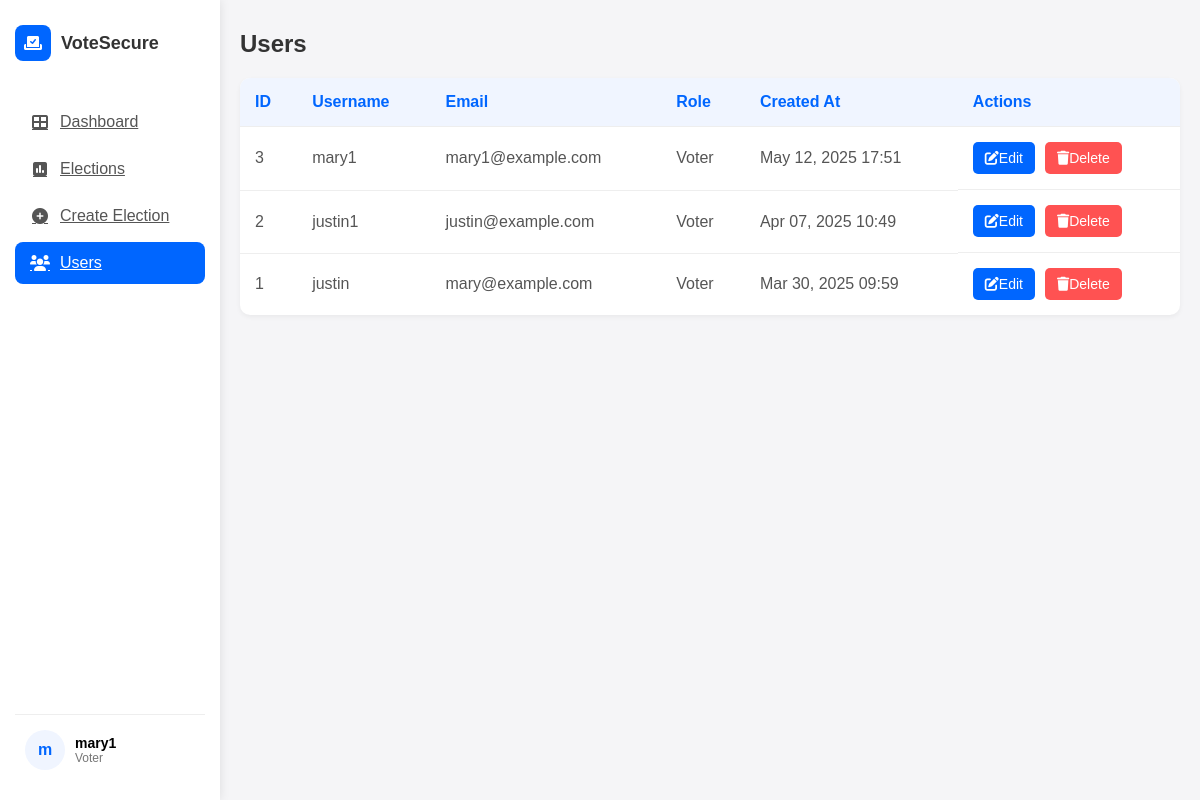
The page /users.php?error=invalid_id (signed in) on the database its author committed.
### tables this page shows
CREATE TABLE `users` (
  `id` int(11) NOT NULL AUTO_INCREMENT,
  `username` varchar(50) NOT NULL,
  `email` varchar(100) NOT NULL,
  `password` varchar(255) NOT NULL,
  `created_at` timestamp NULL DEFAULT current_timestamp(),
  `role` varchar(50) NOT NULL DEFAULT 'voter',
  PRIMARY KEY (`id`),
  UNIQUE KEY `username` (`username`),
  UNIQUE KEY `email` (`email`)
);

### users.php (the view, shortened to what this page needs)
<?php
include 'db_connect.php';
$user_id = $_SESSION['user_id'];
$stmt = $conn->prepare("SELECT username, role FROM users WHERE id = ?");
$stmt->bind_param("i", $user_id);
$stmt->execute();
$result = $stmt->get_result();
$user = $result->fetch_assoc();
$users_query = $conn->query("SELECT id, username, email, role, created_at FROM users ORDER BY created_at DESC");
$users = [];
while ($row = $users_query->fetch_assoc()) {
    $users[] = $row;
}
?>
<!DOCTYPE html>
<html lang="en">
<head>
    <link rel="stylesheet" href="https://cdnjs.cloudflare.com/ajax/libs/font-awesome/6.0.0/css/all.min.css">
</head>
<body>
    <div class="sidebar">
        <div class="logo-container">
            <div class="logo">
                <i class="fas fa-vote-yea"></i>
            </div>
            <div class="logo-text">VoteSecure</div>
        </div>
        <div class="nav-menu">
            <a href="dashboard.php" class="nav-item">
                <i class="fas fa-th-large"></i>
                <span class="nav-text">Dashboard</span>
            </a>
            <a href="elections.php" class="nav-item">
                <i class="fas fa-poll"></i>
                <span class="nav-text">Elections</span>
            </a>
            <a href="create_election.php" class="nav-item">
                <i class="fas fa-plus-circle"></i>
                <span class="nav-text">Create Election</span>
            </a>
            <a href="users.php" class="nav-item active">
                <i class="fas fa-users"></i>
                <span class="nav-text">Users</span>
            </a>
        </div>
        <div class="user-profile">
            <div class="user-avatar">
                <?php
                if ($user) {
                    echo '<div style="width:100%;height:100%;display:flex;justify-content:center;align-items:center;background-color:#f0f5ff;color:#0066ff;font-weight:bold;">' . substr($user['username'], 0, 1) . '</div>';
                } else {
                    echo '<i class="fas fa-user"></i>';
                }
                ?>
            </div>
            <div class="user-info">
                <div class="user-name"><?php echo $user ? $user['username'] : 'User'; ?></div>
                <div class="user-role"><?php echo $user ? ucfirst($user['role']) : 'Role'; ?></div>
            </div>
        </div>
    </div>
    <div class="main-content">
        <div class="header">
            <div class="page-title">Users</div>
        </div>
        <table class="users-table">
            <thead>
                <tr>
                    <th>ID</th>
                    <th>Username</th>
                    <th>Email</th>
                    <th>Role</th>
                    <th>Created At</th>
                    <th>Actions</th>
                </tr>
            </thead>
            <tbody>
                <?php if (count($users) > 0) { ?>
                    <?php foreach ($users as $user) { ?>
                        <tr>
                            <td><?php echo $user['id']; ?></td>
                            <td><?php echo htmlspecialchars($user['username']); ?></td>
                            <td><?php echo htmlspecialchars($user['email']); ?></td>
                            <td><?php echo ucfirst($user['role']); ?></td>
                            <td><?php echo date('M d, Y H:i', strtotime($user['created_at'])); ?></td>
                            <td class="action-buttons">
                                <a href="edit_user.php?id=<?php echo $user['id']; ?>" class="btn-action btn-edit">
                                    <i class="fas fa-edit"></i> Edit
                                </a>
                                <a href="delete_user.php?id=<?php echo $user['id']; ?>" class="btn-action btn-delete" onclick="return confirm('Are you sure you want to delete this user?');">
                                    <i class="fas fa-trash"></i> Delete
                                </a>
                            </td>
                        </tr>
                    <?php } ?>
                <?php } else { ?>
                    <tr>
                        <td colspan="6" style="text-align: center; padding: 30px;">No users found.</td>
                    </tr>
                <?php } ?>
            </tbody>
        </table>
    </div>
</body>
</html>

### users.php (style rules this page uses)
* { margin: 0; padding: 0; box-sizing: border-box; font-family: Arial, sans-serif; }
body { background-color: #f5f5f7; display: flex; min-height: 100vh; }
.sidebar { width: 220px; background-color: white; box-shadow: 0 0 10px rgba(0, 0, 0, 0.1); padding: 15px; display: flex; flex-direction: column; position: fixed; height: 100vh; }
.logo-container { display: flex; align-items: center; padding: 10px 0 20px 0; }
.logo { background-color: #0066ff; color: white; width: 36px; height: 36px; border-radius: 8px; display: flex; justify-content: center; align-items: center; margin-right: 10px; }
.logo-text { font-weight: bold; font-size: 18px; color: #333; }
.nav-menu { margin-top: 20px; flex-grow: 1; }
.nav-item { display: flex; align-items: center; padding: 12px 15px; margin-bottom: 5px; border-radius: 8px; cursor: pointer; color: #555; transition: all 0.3s ease; }
.nav-item.active { background-color: #0066ff; color: white; }
.nav-item i { margin-right: 10px; width: 20px; text-align: center; }
.user-profile { display: flex; align-items: center; padding: 15px 10px; border-top: 1px solid #eee; margin-top: auto; }
.user-avatar { width: 40px; height: 40px; border-radius: 50%; background-color: #ddd; display: flex; justify-content: center; align-items: center; margin-right: 10px; overflow: hidden; }
.user-info { flex-grow: 1; }
.user-name { font-weight: bold; font-size: 14px; }
.user-role { color: #777; font-size: 12px; }
.main-content { flex: 1; margin-left: 220px; padding: 20px; }
.header { display: flex; justify-content: space-between; align-items: center; padding: 10px 0 20px 0; }
.page-title { font-size: 24px; font-weight: bold; color: #333; }
.users-table { width: 100%; border-collapse: collapse; background-color: white; border-radius: 10px; box-shadow: 0 2px 5px rgba(0, 0, 0, 0.05); overflow: hidden; }
.users-table th, .users-table td { padding: 15px; text-align: left; border-bottom: 1px solid #eee; }
.users-table th { background-color: #f0f5ff; color: #0066ff; font-weight: bold; }
.users-table tr:last-child td { border-bottom: none; }
.users-table td { color: #555; }
.action-buttons { display: flex; gap: 10px; }
.btn-action { padding: 8px 12px; border-radius: 5px; font-size: 14px; display: inline-flex; align-items: center; cursor: pointer; text-decoration: none; color: white; background-color: #0066ff; border: none; transition: background-color 0.3s ease; }
.btn-delete { background-color: #ff5252; }

### rows shown on the page
users: username "m", username "mary1", role "Voter", id "3", email "mary1@example.com", created_at "May 12, 2025 17:51"
users: id "2", username "justin1", email "justin@example.com", role "Voter", created_at "Apr 07, 2025 10:49"
users: id "1", username "justin", email "mary@example.com", role "Voter", created_at "Mar 30, 2025 09:59"
